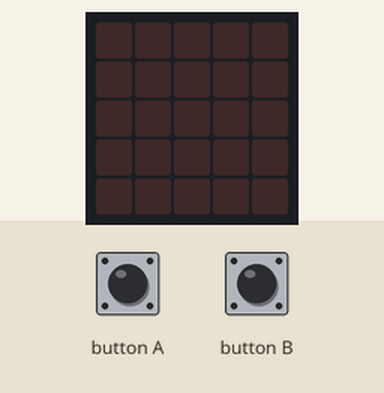
Simulated run of this program. Board: BBC micro:bit (MakeCode). Shown: the board's 5×5 LED display. The inputs (shaded band) are chosen by the test bench. Dim RGB values are drawn brighter than linear.

Above: at 1.2 s.
1.3 s: button A pressed for 0.15 s
At 1.6 s:
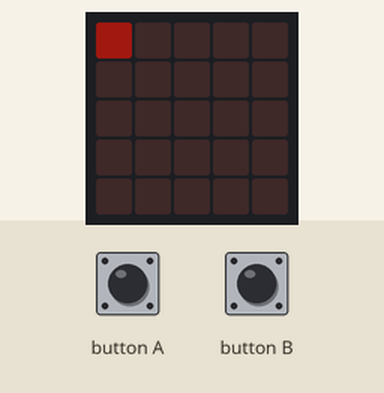
4.3 s: button B pressed for 0.15 s
At 5.31 s:
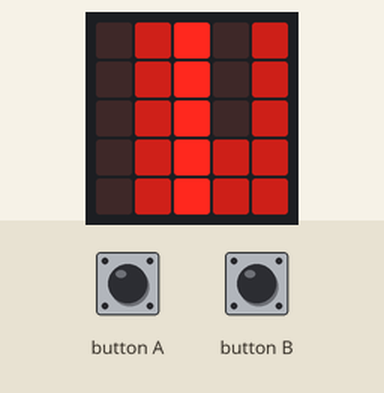
7.3 s: button A pressed for 0.15 s
At 7.81 s:
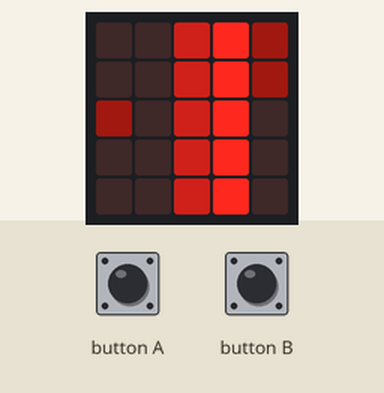
10.3 s: button B pressed for 0.15 s
At 11.31 s:
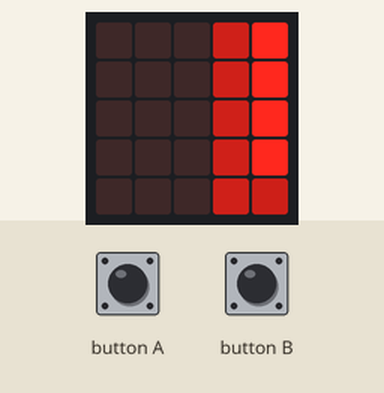
13.3 s: button A pressed for 0.15 s
At 13.81 s:
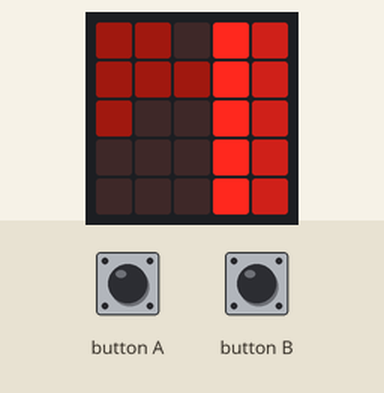
16.4 s: button B pressed for 0.15 s
At 17.57 s:
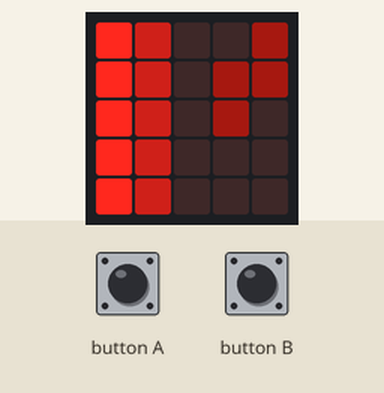

The program:

main.ts
```typescript
input.onButtonPressed(Button.A, function () {
    basic.clearScreen()
    for (let Y = 0; Y <= 4; Y++) {
        for (let X = 0; X <= 4; X++) {
            led.plotBrightness(X, Y, 33)
            basic.pause(20)
        }
    }
    for (let Y = 0; Y <= 4; Y++) {
        for (let X = 0; X <= 4; X++) {
            led.plotBrightness(Y, X, 132)
            basic.pause(20)
        }
    }
    for (let Y = 0; Y <= 4; Y++) {
        for (let X = 0; X <= 4; X++) {
            led.plotBrightness(X, Y, 193)
            basic.pause(20)
        }
    }
    for (let Y = 0; Y <= 4; Y++) {
        for (let X = 0; X <= 4; X++) {
            led.plot(Y, X)
            basic.pause(20)
        }
    }
    for (let Y = 0; Y <= 4; Y++) {
        for (let X = 0; X <= 4; X++) {
            led.plotBrightness(X, Y, 206)
            basic.pause(20)
        }
    }
    for (let Y = 0; Y <= 4; Y++) {
        for (let X = 0; X <= 4; X++) {
            led.plotBrightness(Y, X, 111)
            basic.pause(50)
        }
    }
    for (let Y = 0; Y <= 4; Y++) {
        for (let X = 0; X <= 4; X++) {
            led.plotBrightness(X, Y, 41)
            basic.pause(20)
        }
    }
    for (let Y = 0; Y <= 4; Y++) {
        for (let X = 0; X <= 4; X++) {
            led.unplot(Y, X)
            basic.pause(20)
        }
    }
})
input.onButtonPressed(Button.B, function () {
    basic.clearScreen()
    for (let index2 = 0; index2 < 50; index2++) {
        _2 = 0
        if (_1 >= 4) {
            index = -1
        } else if (_1 <= 0) {
            index = 1
        }
        if (_3 >= 4) {
            _4 = -1
        } else if (_3 <= 0) {
            _4 = 1
        }
        if (_5 >= 4) {
            _6 = -1
        } else if (_5 <= 0) {
            _6 = 1
        }
        _1 += index
        _3 += _4
        _5 += _6
        for (let index2 = 0; index2 < 5; index2++) {
            led.plotBrightness(_5, _2, 0)
            led.plotBrightness(_3, _2, 117)
            led.plot(_1, _2)
            _2 += 1
        }
        basic.pause(100)
    }
})
let index = 0
let _6 = 0
let _5 = 0
let _4 = 0
let _3 = 0
let _2 = 0
let _1 = 0
let X = 0
let Y = 0
_1 = 2
index = 1
_3 = 1
_4 = 1
_5 = 0
_6 = 1
```

test.ts
```typescript
// 在這裡測試；當此封包作為擴充功能時，將不會編譯此內容。
```

Measured:
- after the input at 1.3 s, the display: changes after 0.15 s (image 1)
- after the input at 4.3 s, the display: first differs from a run without the input after 0.16 s (image 2 shows a later state)
- after the input at 10.3 s, the display: first differs from a run without the input after 0.16 s (image 4 shows a later state)
- after the input at 16.4 s, the display: first differs from a run without the input after 0.16 s (image 6 shows a later state)
